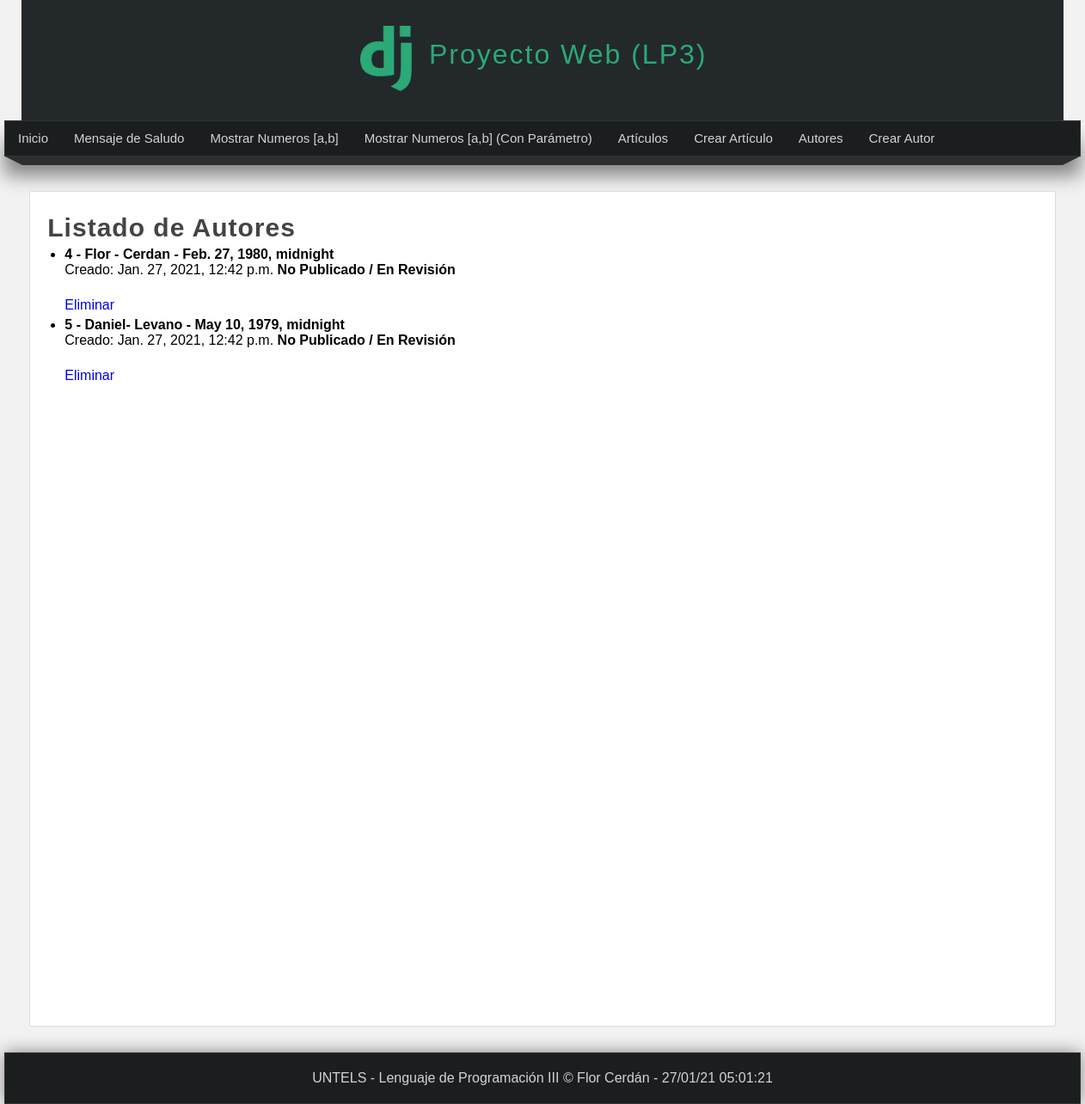
Page /listar_autores on the committed database.
### miapp/models.py (models this page shows)
class Autor(models.Model):
    nombre = models.CharField(max_length=110)
    apellido = models.CharField(max_length=110)
    sexo = models.CharField(max_length=20)
    fecha_nacimiento = models.DateTimeField(auto_now_add=False)
    pais = models.CharField(max_length=20)
    creado = models.DateTimeField(auto_now_add=True)
    actualizado = models.DateTimeField(auto_now=True)

### miapp/views.py (the view)
# urls.py: path('listar_autores', views.listar_autores, name="listar_autores"),
def listar_autores(request):
    autores = Autor.objects.all()
    """
    autores = Autor.objects.filter(
        Q(titulo__contains="Py") |
        Q(titulo__contains="Hab")
    )
    """
    return render(request, 'listar_autores.html',{
        'autores': autores,
        'titulo': 'Listado de Autores'
    })

### miapp/templates/listar_autores.html (shortened to what this page needs)
{% extends 'layout.html' %}
{% block content %}
<h1 class="title"> {{titulo}} </h1>
<ul>
    {% for autor in autores %}
    <li>
        <h4>
            {{autor.id}} - {{autor.nombre}}- {{autor.apellido}} - {{autor.fecha_nacimiento}}
        </h4>
        <span>
                    Creado: {{autor.creado}}
                </span> {% if autor.publicado %}
        <strong>
                        Publicado
                    </strong> {% else %}
        <strong>
                        No Publicado / En Revisión
                    </strong> {% endif %}
        <p>
            {{autor.contenido}}<br>
            <a href="{% url 'eliminar_autor' id=autor.id %}">
                        Eliminar
                    </a>
        </p>
    </li>
    {% endfor %}
</ul>
{% endblock content %}

### miapp/static/css/style.css (style rules this page uses)
* { margin: 0px; padding: 0px; font-family: Arial, Helvetica, sans-serif; text-decoration: none; }
.box p, .box h2, .box h3, .box ul { margin-bottom: 5px; margin-top: 5px; }
.box ul, .box ol { margin-left: 20px; margin-bottom: 10px; }
body { background-color: #f2f2f2; }
.title { color: #444; letter-spacing: 1px; font-size: 30px; margin-bottom: 4px; margin-top: 5px; }

### rows in the picture
Autor: id "4", nombre "Flor", apellido "Cerdan", fecha_nacimiento "Feb. 27, 1980, midnight", creado "Jan. 27, 2021, 12:42 p.m."
Autor: id "5", nombre "Daniel", apellido "Levano", fecha_nacimiento "May 10, 1979, midnight", creado "Jan. 27, 2021, 12:42 p.m."

### other values in the picture
{{ titulo }} "Listado de Autores"
